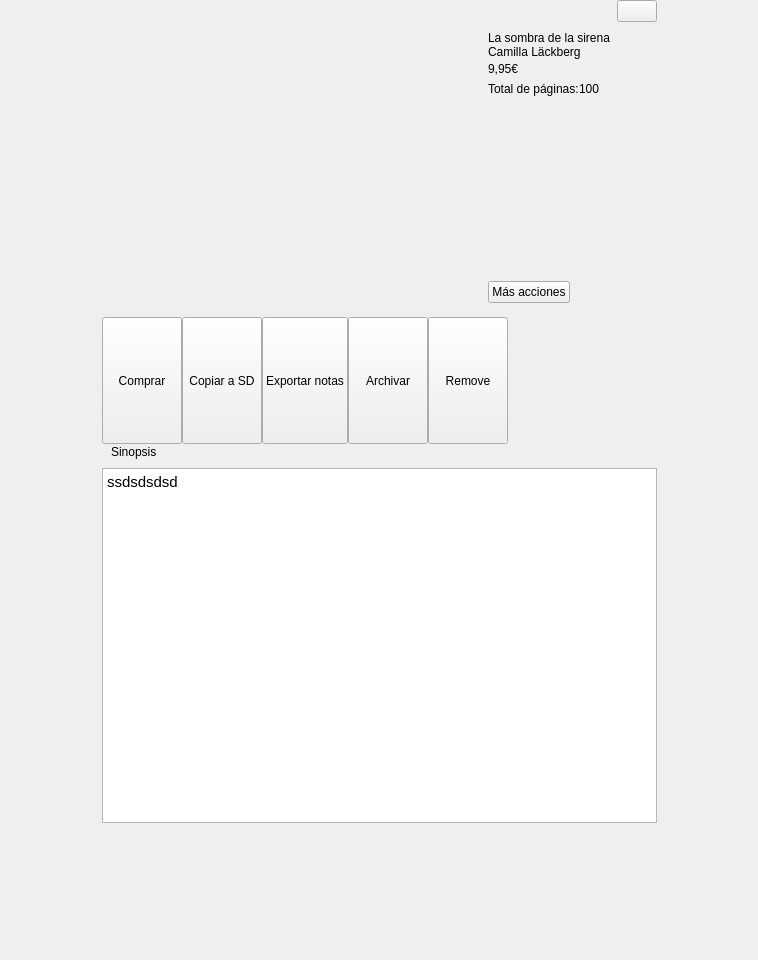
<?xml version="1.0" encoding="UTF-8"?>
<ui version="4.0">
 <class>LibraryBookSummary</class>
 <widget class="QWidget" name="LibraryBookSummary">
  <property name="geometry">
   <rect>
    <x>0</x>
    <y>0</y>
    <width>758</width>
    <height>960</height>
   </rect>
  </property>
  <property name="windowTitle">
   <string>Form</string>
  </property>
  <property name="styleSheet">
   <string notr="true"/>
  </property>
  <layout class="QHBoxLayout" name="horizontalLayout_7">
   <property name="spacing">
    <number>0</number>
   </property>
   <property name="margin">
    <number>0</number>
   </property>
   <item>
    <spacer name="horizontalSpacer_5">
     <property name="orientation">
      <enum>Qt::Horizontal</enum>
     </property>
     <property name="sizeHint" stdset="0">
      <size>
       <width>40</width>
       <height>20</height>
      </size>
     </property>
    </spacer>
   </item>
   <item>
    <widget class="QWidget" name="LibraryBookSummaryCont" native="true">
     <layout class="QVBoxLayout" name="verticalLayout_3">
      <property name="spacing">
       <number>0</number>
      </property>
      <property name="margin">
       <number>0</number>
      </property>
      <item>
       <widget class="QWidget" name="HeaderCont" native="true">
        <layout class="QHBoxLayout" name="horizontalLayout_3">
         <property name="spacing">
          <number>0</number>
         </property>
         <property name="margin">
          <number>0</number>
         </property>
         <item>
          <spacer name="horizontalSpacer">
           <property name="orientation">
            <enum>Qt::Horizontal</enum>
           </property>
           <property name="sizeHint" stdset="0">
            <size>
             <width>40</width>
             <height>20</height>
            </size>
           </property>
          </spacer>
         </item>
         <item>
          <widget class="QPushButton" name="closePopupBtn">
           <property name="focusPolicy">
            <enum>Qt::NoFocus</enum>
           </property>
           <property name="text">
            <string/>
           </property>
          </widget>
         </item>
        </layout>
       </widget>
      </item>
      <item>
       <widget class="QWidget" name="bookSummaryActions" native="true">
        <property name="sizePolicy">
         <sizepolicy hsizetype="Expanding" vsizetype="Expanding">
          <horstretch>0</horstretch>
          <verstretch>0</verstretch>
         </sizepolicy>
        </property>
        <property name="minimumSize">
         <size>
          <width>0</width>
          <height>0</height>
         </size>
        </property>
        <property name="maximumSize">
         <size>
          <width>16777215</width>
          <height>100000</height>
         </size>
        </property>
        <layout class="QHBoxLayout" name="horizontalLayout">
         <property name="spacing">
          <number>0</number>
         </property>
         <property name="leftMargin">
          <number>20</number>
         </property>
         <property name="topMargin">
          <number>0</number>
         </property>
         <property name="rightMargin">
          <number>0</number>
         </property>
         <property name="bottomMargin">
          <number>0</number>
         </property>
         <item>
          <widget class="QWidget" name="coverCont" native="true">
           <layout class="QGridLayout" name="gridLayout_2">
            <property name="margin">
             <number>0</number>
            </property>
            <property name="spacing">
             <number>0</number>
            </property>
            <item row="5" column="2">
             <spacer name="verticalSpacer_8">
              <property name="orientation">
               <enum>Qt::Vertical</enum>
              </property>
              <property name="sizeHint" stdset="0">
               <size>
                <width>20</width>
                <height>40</height>
               </size>
              </property>
             </spacer>
            </item>
            <item row="2" column="0">
             <widget class="QLabel" name="centerLeftLbl">
              <property name="sizePolicy">
               <sizepolicy hsizetype="Expanding" vsizetype="Expanding">
                <horstretch>0</horstretch>
                <verstretch>0</verstretch>
               </sizepolicy>
              </property>
              <property name="minimumSize">
               <size>
                <width>22</width>
                <height>210</height>
               </size>
              </property>
              <property name="text">
               <string/>
              </property>
              <property name="indent">
               <number>0</number>
              </property>
             </widget>
            </item>
            <item row="3" column="2">
             <widget class="QLabel" name="bottomRightLbl">
              <property name="sizePolicy">
               <sizepolicy hsizetype="Expanding" vsizetype="Expanding">
                <horstretch>0</horstretch>
                <verstretch>0</verstretch>
               </sizepolicy>
              </property>
              <property name="minimumSize">
               <size>
                <width>25</width>
                <height>25</height>
               </size>
              </property>
              <property name="styleSheet">
               <string notr="true"/>
              </property>
              <property name="text">
               <string/>
              </property>
              <property name="indent">
               <number>0</number>
              </property>
             </widget>
            </item>
            <item row="3" column="1">
             <widget class="QLabel" name="bottomCenterLbl">
              <property name="sizePolicy">
               <sizepolicy hsizetype="Expanding" vsizetype="Expanding">
                <horstretch>0</horstretch>
                <verstretch>0</verstretch>
               </sizepolicy>
              </property>
              <property name="text">
               <string/>
              </property>
              <property name="indent">
               <number>0</number>
              </property>
             </widget>
            </item>
            <item row="5" column="0">
             <spacer name="verticalSpacer_4">
              <property name="orientation">
               <enum>Qt::Vertical</enum>
              </property>
              <property name="sizeHint" stdset="0">
               <size>
                <width>5</width>
                <height>40</height>
               </size>
              </property>
             </spacer>
            </item>
            <item row="2" column="1">
             <widget class="QWidget" name="cover" native="true">
              <widget class="QLabel" name="coverLbl">
               <property name="geometry">
                <rect>
                 <x>0</x>
                 <y>0</y>
                 <width>140</width>
                 <height>210</height>
                </rect>
               </property>
               <property name="text">
                <string/>
               </property>
               <property name="alignment">
                <set>Qt::AlignCenter</set>
               </property>
              </widget>
              <widget class="QLabel" name="titleLbl">
               <property name="geometry">
                <rect>
                 <x>0</x>
                 <y>0</y>
                 <width>140</width>
                 <height>174</height>
                </rect>
               </property>
               <property name="text">
                <string/>
               </property>
               <property name="alignment">
                <set>Qt::AlignCenter</set>
               </property>
              </widget>
              <widget class="QLabel" name="authorLbl">
               <property name="geometry">
                <rect>
                 <x>0</x>
                 <y>0</y>
                 <width>140</width>
                 <height>197</height>
                </rect>
               </property>
               <property name="text">
                <string/>
               </property>
               <property name="alignment">
                <set>Qt::AlignCenter</set>
               </property>
              </widget>
             </widget>
            </item>
            <item row="3" column="0">
             <widget class="QLabel" name="bottomLeftLbl">
              <property name="sizePolicy">
               <sizepolicy hsizetype="Expanding" vsizetype="Expanding">
                <horstretch>0</horstretch>
                <verstretch>0</verstretch>
               </sizepolicy>
              </property>
              <property name="minimumSize">
               <size>
                <width>22</width>
                <height>25</height>
               </size>
              </property>
              <property name="text">
               <string/>
              </property>
              <property name="indent">
               <number>0</number>
              </property>
             </widget>
            </item>
            <item row="1" column="0">
             <widget class="QLabel" name="topLeftLbl">
              <property name="sizePolicy">
               <sizepolicy hsizetype="Expanding" vsizetype="Expanding">
                <horstretch>0</horstretch>
                <verstretch>0</verstretch>
               </sizepolicy>
              </property>
              <property name="minimumSize">
               <size>
                <width>22</width>
                <height>15</height>
               </size>
              </property>
              <property name="text">
               <string/>
              </property>
              <property name="indent">
               <number>0</number>
              </property>
             </widget>
            </item>
            <item row="1" column="1">
             <widget class="QLabel" name="topCenterLbl">
              <property name="sizePolicy">
               <sizepolicy hsizetype="Expanding" vsizetype="Expanding">
                <horstretch>0</horstretch>
                <verstretch>0</verstretch>
               </sizepolicy>
              </property>
              <property name="text">
               <string/>
              </property>
              <property name="indent">
               <number>0</number>
              </property>
             </widget>
            </item>
            <item row="2" column="2">
             <widget class="QLabel" name="centerRightLbl">
              <property name="sizePolicy">
               <sizepolicy hsizetype="Expanding" vsizetype="Expanding">
                <horstretch>0</horstretch>
                <verstretch>0</verstretch>
               </sizepolicy>
              </property>
              <property name="minimumSize">
               <size>
                <width>25</width>
                <height>210</height>
               </size>
              </property>
              <property name="text">
               <string/>
              </property>
              <property name="indent">
               <number>0</number>
              </property>
             </widget>
            </item>
            <item row="1" column="2">
             <widget class="QLabel" name="topRightLbl">
              <property name="sizePolicy">
               <sizepolicy hsizetype="Expanding" vsizetype="Expanding">
                <horstretch>0</horstretch>
                <verstretch>0</verstretch>
               </sizepolicy>
              </property>
              <property name="minimumSize">
               <size>
                <width>25</width>
                <height>15</height>
               </size>
              </property>
              <property name="text">
               <string/>
              </property>
              <property name="indent">
               <number>0</number>
              </property>
             </widget>
            </item>
            <item row="5" column="1">
             <spacer name="verticalSpacer_5">
              <property name="orientation">
               <enum>Qt::Vertical</enum>
              </property>
              <property name="sizeHint" stdset="0">
               <size>
                <width>20</width>
                <height>40</height>
               </size>
              </property>
             </spacer>
            </item>
            <item row="4" column="0">
             <spacer name="verticalSpacer_2">
              <property name="orientation">
               <enum>Qt::Vertical</enum>
              </property>
              <property name="sizeType">
               <enum>QSizePolicy::Fixed</enum>
              </property>
              <property name="sizeHint" stdset="0">
               <size>
                <width>5</width>
                <height>5</height>
               </size>
              </property>
             </spacer>
            </item>
            <item row="4" column="1">
             <spacer name="verticalSpacer_6">
              <property name="orientation">
               <enum>Qt::Vertical</enum>
              </property>
              <property name="sizeType">
               <enum>QSizePolicy::Fixed</enum>
              </property>
              <property name="sizeHint" stdset="0">
               <size>
                <width>20</width>
                <height>5</height>
               </size>
              </property>
             </spacer>
            </item>
            <item row="4" column="2">
             <spacer name="verticalSpacer_7">
              <property name="orientation">
               <enum>Qt::Vertical</enum>
              </property>
              <property name="sizeType">
               <enum>QSizePolicy::Fixed</enum>
              </property>
              <property name="sizeHint" stdset="0">
               <size>
                <width>20</width>
                <height>5</height>
               </size>
              </property>
             </spacer>
            </item>
           </layout>
          </widget>
         </item>
         <item>
          <spacer name="horizontalSpacer_4">
           <property name="orientation">
            <enum>Qt::Horizontal</enum>
           </property>
           <property name="sizeHint" stdset="0">
            <size>
             <width>40</width>
             <height>20</height>
            </size>
           </property>
          </spacer>
         </item>
         <item>
          <widget class="QWidget" name="bookSummaryDataContainer" native="true">
           <property name="sizePolicy">
            <sizepolicy hsizetype="Expanding" vsizetype="Expanding">
             <horstretch>0</horstretch>
             <verstretch>0</verstretch>
            </sizepolicy>
           </property>
           <layout class="QVBoxLayout" name="verticalLayout">
            <property name="spacing">
             <number>0</number>
            </property>
            <property name="bottomMargin">
             <number>0</number>
            </property>
            <item>
             <widget class="QLabel" name="bookTitleLbl">
              <property name="text">
               <string>La sombra de la sirena</string>
              </property>
             </widget>
            </item>
            <item>
             <widget class="QLabel" name="bookAuthorLbl">
              <property name="text">
               <string>Camilla Läckberg</string>
              </property>
             </widget>
            </item>
            <item>
             <widget class="QWidget" name="priceCont" native="true">
              <layout class="QHBoxLayout" name="horizontalLayout_5">
               <property name="spacing">
                <number>0</number>
               </property>
               <property name="margin">
                <number>0</number>
               </property>
               <item>
                <widget class="QLabel" name="bookPriceLbl">
                 <property name="styleSheet">
                  <string notr="true"/>
                 </property>
                 <property name="text">
                  <string>9,95€</string>
                 </property>
                 <property name="indent">
                  <number>0</number>
                 </property>
                </widget>
               </item>
               <item>
                <spacer name="horizontalSpacer_3">
                 <property name="orientation">
                  <enum>Qt::Horizontal</enum>
                 </property>
                 <property name="sizeHint" stdset="0">
                  <size>
                   <width>40</width>
                   <height>20</height>
                  </size>
                 </property>
                </spacer>
               </item>
              </layout>
             </widget>
            </item>
            <item>
             <widget class="QWidget" name="numberPagesCont" native="true">
              <layout class="QHBoxLayout" name="horizontalLayout_8">
               <property name="spacing">
                <number>0</number>
               </property>
               <property name="margin">
                <number>0</number>
               </property>
               <item>
                <widget class="QLabel" name="textTotalPagesLbl">
                 <property name="text">
                  <string>Total de páginas:</string>
                 </property>
                </widget>
               </item>
               <item>
                <widget class="QLabel" name="numberTotalPagesLbl">
                 <property name="text">
                  <string>100</string>
                 </property>
                </widget>
               </item>
               <item>
                <spacer name="horizontalSpacer_7">
                 <property name="orientation">
                  <enum>Qt::Horizontal</enum>
                 </property>
                 <property name="sizeHint" stdset="0">
                  <size>
                   <width>40</width>
                   <height>20</height>
                  </size>
                 </property>
                </spacer>
               </item>
              </layout>
             </widget>
            </item>
            <item>
             <spacer name="verticalSpacer_9">
              <property name="orientation">
               <enum>Qt::Vertical</enum>
              </property>
              <property name="sizeHint" stdset="0">
               <size>
                <width>20</width>
                <height>5</height>
               </size>
              </property>
             </spacer>
            </item>
            <item>
             <widget class="QWidget" name="actionsContainer" native="true">
              <layout class="QHBoxLayout" name="act">
               <property name="spacing">
                <number>0</number>
               </property>
               <property name="margin">
                <number>0</number>
               </property>
               <item>
                <widget class="SilentQPushButton" name="moreActionsBtn">
                 <property name="focusPolicy">
                  <enum>Qt::NoFocus</enum>
                 </property>
                 <property name="text">
                  <string>Más acciones</string>
                 </property>
                </widget>
               </item>
               <item>
                <spacer name="horizontalSpacer_2">
                 <property name="orientation">
                  <enum>Qt::Horizontal</enum>
                 </property>
                 <property name="sizeHint" stdset="0">
                  <size>
                   <width>40</width>
                   <height>20</height>
                  </size>
                 </property>
                </spacer>
               </item>
              </layout>
             </widget>
            </item>
            <item>
             <widget class="QLabel" name="spacerBottomLbl">
              <property name="text">
               <string/>
              </property>
             </widget>
            </item>
           </layout>
          </widget>
         </item>
        </layout>
       </widget>
      </item>
      <item>
       <widget class="QWidget" name="bookActionsCont" native="true">
        <layout class="QHBoxLayout" name="horizontalLayout_9">
         <property name="spacing">
          <number>0</number>
         </property>
         <property name="margin">
          <number>0</number>
         </property>
         <item>
          <widget class="SilentQPushButton" name="buyBookBtn">
           <property name="sizePolicy">
            <sizepolicy hsizetype="Minimum" vsizetype="Expanding">
             <horstretch>0</horstretch>
             <verstretch>0</verstretch>
            </sizepolicy>
           </property>
           <property name="focusPolicy">
            <enum>Qt::NoFocus</enum>
           </property>
           <property name="text">
            <string>Comprar</string>
           </property>
          </widget>
         </item>
         <item>
          <widget class="QPushButton" name="copyToSDBtn">
           <property name="sizePolicy">
            <sizepolicy hsizetype="Minimum" vsizetype="Expanding">
             <horstretch>0</horstretch>
             <verstretch>0</verstretch>
            </sizepolicy>
           </property>
           <property name="focusPolicy">
            <enum>Qt::NoFocus</enum>
           </property>
           <property name="text">
            <string>Copiar a SD</string>
           </property>
          </widget>
         </item>
         <item>
          <widget class="QPushButton" name="exportNotesBtn">
           <property name="sizePolicy">
            <sizepolicy hsizetype="Minimum" vsizetype="Expanding">
             <horstretch>0</horstretch>
             <verstretch>0</verstretch>
            </sizepolicy>
           </property>
           <property name="focusPolicy">
            <enum>Qt::NoFocus</enum>
           </property>
           <property name="text">
            <string>Exportar notas</string>
           </property>
          </widget>
         </item>
         <item>
          <widget class="QPushButton" name="archiveBtn">
           <property name="sizePolicy">
            <sizepolicy hsizetype="Minimum" vsizetype="Expanding">
             <horstretch>0</horstretch>
             <verstretch>0</verstretch>
            </sizepolicy>
           </property>
           <property name="text">
            <string>Archivar</string>
           </property>
          </widget>
         </item>
         <item>
          <widget class="QPushButton" name="removeBtn">
           <property name="sizePolicy">
            <sizepolicy hsizetype="Minimum" vsizetype="Expanding">
             <horstretch>0</horstretch>
             <verstretch>0</verstretch>
            </sizepolicy>
           </property>
           <property name="focusPolicy">
            <enum>Qt::NoFocus</enum>
           </property>
           <property name="text">
            <string>Remove</string>
           </property>
          </widget>
         </item>
         <item>
          <spacer name="horizontalSpacer_8">
           <property name="orientation">
            <enum>Qt::Horizontal</enum>
           </property>
           <property name="sizeHint" stdset="0">
            <size>
             <width>40</width>
             <height>20</height>
            </size>
           </property>
          </spacer>
         </item>
        </layout>
       </widget>
      </item>
      <item>
       <widget class="QWidget" name="SynopsisCont" native="true">
        <layout class="QHBoxLayout" name="horizontalLayout_6">
         <property name="topMargin">
          <number>1</number>
         </property>
         <item>
          <widget class="QLabel" name="synopsisLbl">
           <property name="text">
            <string>Sinopsis</string>
           </property>
           <property name="indent">
            <number>0</number>
           </property>
          </widget>
         </item>
        </layout>
       </widget>
      </item>
      <item>
       <widget class="bqQTextBrowser" name="summaryTextBrowser">
        <property name="sizePolicy">
         <sizepolicy hsizetype="Expanding" vsizetype="Expanding">
          <horstretch>0</horstretch>
          <verstretch>0</verstretch>
         </sizepolicy>
        </property>
        <property name="minimumSize">
         <size>
          <width>555</width>
          <height>355</height>
         </size>
        </property>
        <property name="lineWidth">
         <number>1</number>
        </property>
        <property name="html">
         <string>&lt;!DOCTYPE HTML PUBLIC &quot;-//W3C//DTD HTML 4.0//EN&quot; &quot;http://www.w3.org/TR/REC-html40/strict.dtd&quot;&gt;
&lt;html&gt;&lt;head&gt;&lt;meta name=&quot;qrichtext&quot; content=&quot;1&quot; /&gt;&lt;style type=&quot;text/css&quot;&gt;
p, li { white-space: pre-wrap; }
&lt;/style&gt;&lt;/head&gt;&lt;body style=&quot; font-family:'Ubuntu'; font-size:11pt; font-weight:400; font-style:normal;&quot;&gt;
&lt;p style=&quot; margin-top:0px; margin-bottom:0px; margin-left:0px; margin-right:0px; -qt-block-indent:0; text-indent:0px;&quot;&gt;ssdsdsdsd&lt;/p&gt;&lt;/body&gt;&lt;/html&gt;</string>
        </property>
        <property name="cursorWidth">
         <number>1</number>
        </property>
        <property name="textInteractionFlags">
         <set>Qt::NoTextInteraction</set>
        </property>
       </widget>
      </item>
      <item>
       <widget class="QWidget" name="PaginationCont" native="true">
        <layout class="QHBoxLayout" name="horizontalLayout_4">
         <property name="spacing">
          <number>0</number>
         </property>
         <property name="bottomMargin">
          <number>1</number>
         </property>
         <item>
          <widget class="LibraryPageHandler" name="VerticalPagination" native="true"/>
         </item>
        </layout>
       </widget>
      </item>
      <item>
       <spacer name="verticalSpacer">
        <property name="orientation">
         <enum>Qt::Vertical</enum>
        </property>
        <property name="sizeHint" stdset="0">
         <size>
          <width>20</width>
          <height>40</height>
         </size>
        </property>
       </spacer>
      </item>
     </layout>
    </widget>
   </item>
   <item>
    <spacer name="horizontalSpacer_6">
     <property name="orientation">
      <enum>Qt::Horizontal</enum>
     </property>
     <property name="sizeHint" stdset="0">
      <size>
       <width>40</width>
       <height>20</height>
      </size>
     </property>
    </spacer>
   </item>
  </layout>
 </widget>
 <customwidgets>
  <customwidget>
   <class>SilentQPushButton</class>
   <extends>QPushButton</extends>
   <header>SilentQPushButton.h</header>
  </customwidget>
  <customwidget>
   <class>LibraryPageHandler</class>
   <extends>QWidget</extends>
   <header>LibraryPageHandler.h</header>
   <container>1</container>
  </customwidget>
  <customwidget>
   <class>bqQTextBrowser</class>
   <extends>QTextBrowser</extends>
   <header>bqQTextBrowser.h</header>
  </customwidget>
 </customwidgets>
 <resources/>
 <connections/>
</ui>
